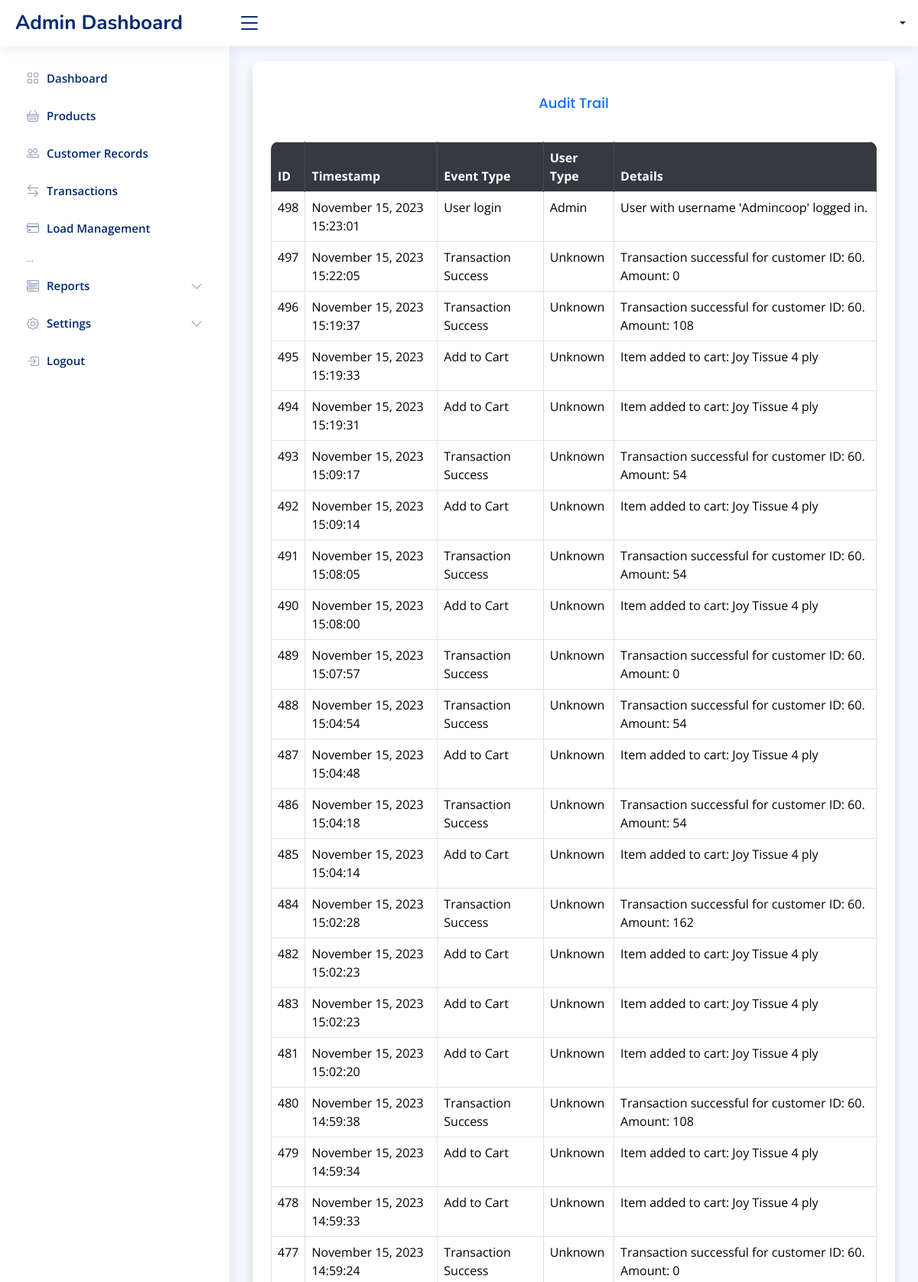
Screenshot of /settings/audit_trail.php (upper part) with the database file from the repository.
### tables this page shows
CREATE TABLE `audit_log` (
  `id` int(11) NOT NULL AUTO_INCREMENT,
  `timestamp` timestamp NOT NULL DEFAULT current_timestamp(),
  `event_type` varchar(255) NOT NULL,
  `user_type` varchar(50) NOT NULL,
  `details` text DEFAULT NULL,
  PRIMARY KEY (`id`)
);

### settings/audit_trail.php (the view, shortened to what this page needs)
<?php
include "../db_conn.php";
$auditQuery = "SELECT * FROM audit_log ORDER BY timestamp DESC";
$auditResult = $con->query($auditQuery);
include '../includes/header.php';
include '../includes/navbar.php';
include '../includes/sidebar.php';
?>
<main id="main" class="main">
    <section class="section dashboard">
        <div class="row justify-content-center">
            <div class="col-lg-12">
                <div class="card border-0 shadow p-4">
                    <h5 class="card-title text-center text-primary mb-4">Audit Trail</h5>
                    <div class="table-responsive">
                        <table class="datatable table table-hover table-bordered">
                            <thead class="thead-dark">
                                <tr>
                                    <th>ID</th>
                                    <th>Timestamp</th>
                                    <th>Event Type</th>
                                    <th>User Type</th>
                                    <th>Details</th>
                                </tr>
                            </thead>
                            <tbody>
                                <?php while ($row = $auditResult->fetch_assoc()) { ?>
                                    <tr class="table-row" data-href="viewtransac.php?id=<?php echo $row['id']; ?>">
                                        <td><?php echo $row['id']; ?></td>
                                        <td><?php echo date('F j, Y H:i:s', strtotime($row['timestamp'])); ?></td>
                                        <td><?php echo $row['event_type']; ?></td>
                                        <td><?php echo $row['user_type']; ?></td>
                                        <td><?php echo $row['details']; ?></td>
                                    </tr>
                                <?php } ?>
                            </tbody>
                        </table>
                    </div>
                </div>
            </div>
        </div>
    </section>
</main>
<?php include '../includes/footer.php'; ?>

### assets/css/style.css (style rules this page uses)
:root { scroll-behavior: smooth; }
body { font-family: "Open Sans", sans-serif; background: #f6f9ff; color: #444444; }
h1, h2, h3, h4, h5, h6 { font-family: "Nunito", sans-serif; }
#main { margin-top: 60px; padding: 20px 30px; transition: all 0.3s; }
.card { margin-bottom: 30px; border: none; border-radius: 5px; box-shadow: 0px 0 30px rgba(1, 41, 112, 0.1); }
.card-title { padding: 20px 0 15px 0; font-size: 18px; font-weight: 500; color: #012970; font-family: "Poppins", sans-serif; }
@media (min-width: 1200px) { #main, #footer { margin-left: 300px; } }

### settings/audit_trail.php (style rules this page uses)
.card { background-color: #fff; border-radius: 10px; box-shadow: 0 0 20px rgba(0, 0, 0, 0.1); }
.table { border-radius: 10px; overflow: hidden; }
.table thead th { background-color: #343a40; color: #fff; border-color: #454d55; cursor: pointer; }
.table tbody tr:nth-child(even) { background-color: #f8f9fa; }
.table tbody tr:nth-child(odd) { background-color: #ffffff; }

### rows the page displays
audit_log: id "498", timestamp "November 15, 2023 15:23:01", event_type "User login", user_type "Admin", details "User with username 'Admincoop' logged in."
audit_log: id "497", timestamp "November 15, 2023 15:22:05", event_type "Transaction Success", user_type "Unknown", details "Transaction successful for customer ID: 60. Amount: 0"
audit_log: id "496", timestamp "November 15, 2023 15:19:37", event_type "Transaction Success", user_type "Unknown", details "Transaction successful for customer ID: 60. Amount: 108"
audit_log: id "495", timestamp "November 15, 2023 15:19:33", event_type "Add to Cart", user_type "Unknown", details "Item added to cart: Joy Tissue 4 ply"
audit_log: id "494", timestamp "November 15, 2023 15:19:31", event_type "Add to Cart", user_type "Unknown", details "Item added to cart: Joy Tissue 4 ply"
audit_log: id "493", timestamp "November 15, 2023 15:09:17", event_type "Transaction Success", user_type "Unknown", details "Transaction successful for customer ID: 60. Amount: 54"
audit_log: id "492", timestamp "November 15, 2023 15:09:14", event_type "Add to Cart", user_type "Unknown", details "Item added to cart: Joy Tissue 4 ply"
audit_log: id "491", timestamp "November 15, 2023 15:08:05", event_type "Transaction Success", user_type "Unknown", details "Transaction successful for customer ID: 60. Amount: 54"
audit_log: id "490", timestamp "November 15, 2023 15:08:00", event_type "Add to Cart", user_type "Unknown", details "Item added to cart: Joy Tissue 4 ply"
audit_log: id "489", timestamp "November 15, 2023 15:07:57", event_type "Transaction Success", user_type "Unknown", details "Transaction successful for customer ID: 60. Amount: 0"
audit_log: id "488", timestamp "November 15, 2023 15:04:54", event_type "Transaction Success", user_type "Unknown", details "Transaction successful for customer ID: 60. Amount: 54"
audit_log: id "487", timestamp "November 15, 2023 15:04:48", event_type "Add to Cart", user_type "Unknown", details "Item added to cart: Joy Tissue 4 ply"
audit_log: id "486", timestamp "November 15, 2023 15:04:18", event_type "Transaction Success", user_type "Unknown", details "Transaction successful for customer ID: 60. Amount: 54"
audit_log: id "485", timestamp "November 15, 2023 15:04:14", event_type "Add to Cart", user_type "Unknown", details "Item added to cart: Joy Tissue 4 ply"
audit_log: id "484", timestamp "November 15, 2023 15:02:28", event_type "Transaction Success", user_type "Unknown", details "Transaction successful for customer ID: 60. Amount: 162"
audit_log: id "482", timestamp "November 15, 2023 15:02:23", event_type "Add to Cart", user_type "Unknown", details "Item added to cart: Joy Tissue 4 ply"
audit_log: id "483", timestamp "November 15, 2023 15:02:23", event_type "Add to Cart", user_type "Unknown", details "Item added to cart: Joy Tissue 4 ply"
audit_log: id "481", timestamp "November 15, 2023 15:02:20", event_type "Add to Cart", user_type "Unknown", details "Item added to cart: Joy Tissue 4 ply"
audit_log: id "480", timestamp "November 15, 2023 14:59:38", event_type "Transaction Success", user_type "Unknown", details "Transaction successful for customer ID: 60. Amount: 108"
audit_log: id "479", timestamp "November 15, 2023 14:59:34", event_type "Add to Cart", user_type "Unknown", details "Item added to cart: Joy Tissue 4 ply"
audit_log: id "478", timestamp "November 15, 2023 14:59:33", event_type "Add to Cart", user_type "Unknown", details "Item added to cart: Joy Tissue 4 ply"
audit_log: id "477", timestamp "November 15, 2023 14:59:24", event_type "Transaction Success", user_type "Unknown", details "Transaction successful for customer ID: 60. Amount: 0"
